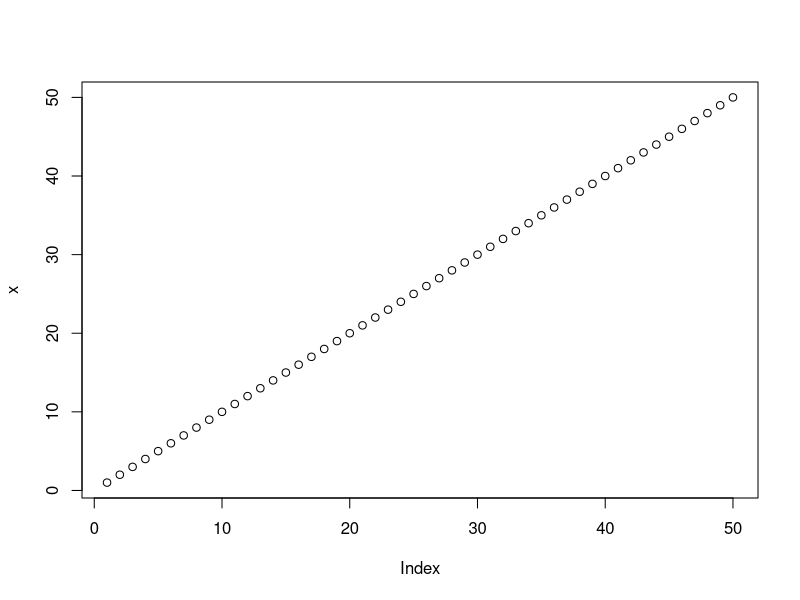
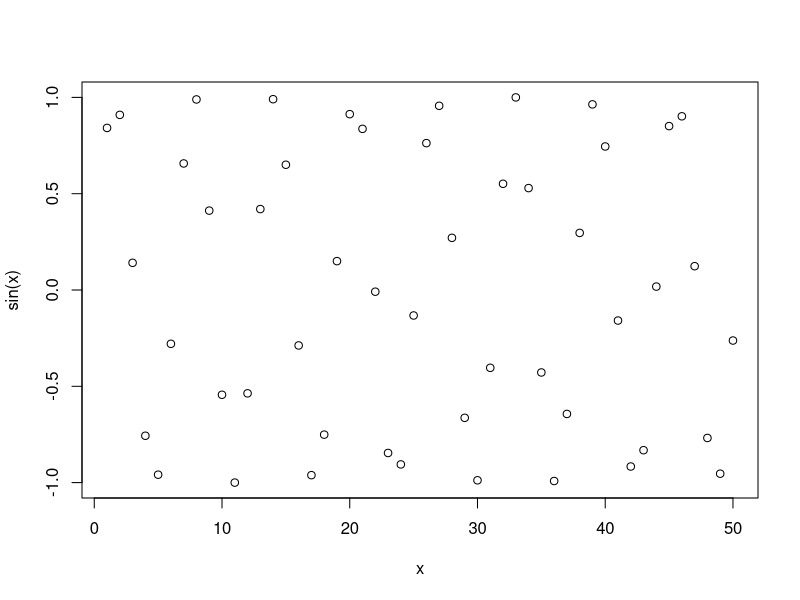
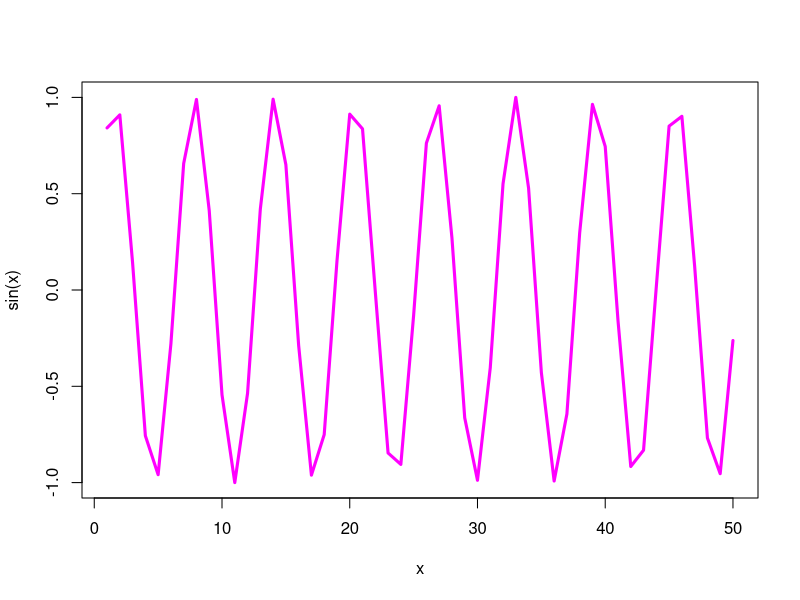

Generate these figures, in order, with R:
#' ---
#' title: "Class 04"
#' author: "Joaquin"
#' date: "Oct 8th, 2026"
#' ---


# Class 4 my first R script
x <- 1:50
plot (x)
plot (x, sin(x))
plot (x, sin(x), type = "l", col="magenta", lwd=3)
